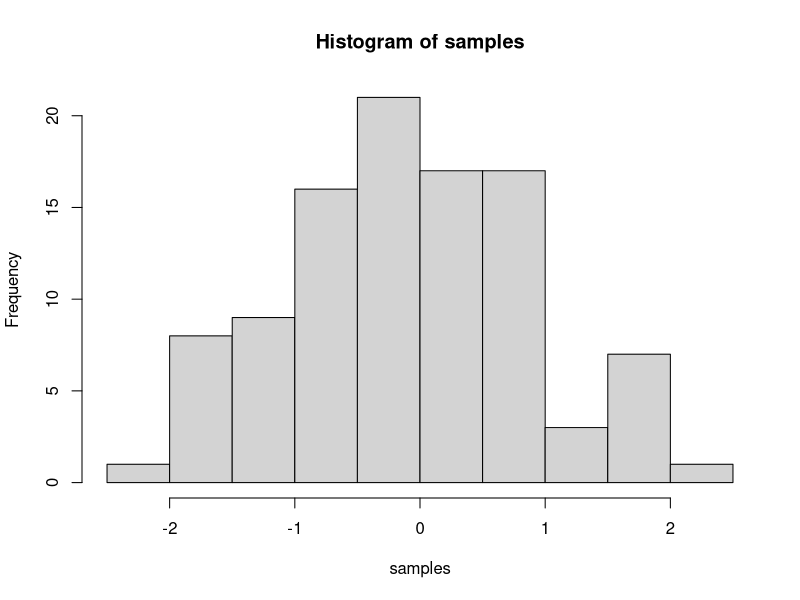
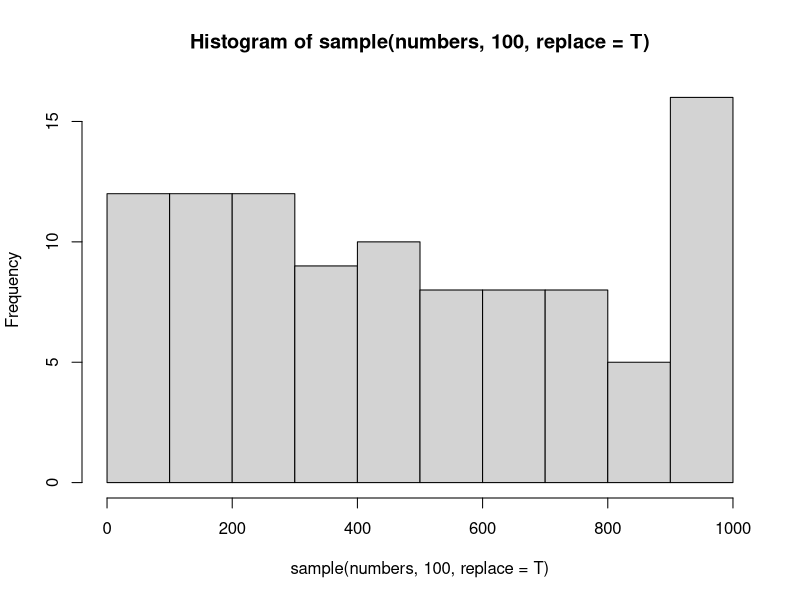

Write R code to recreate these figures, in order.
## ---- chunk 1
knitr::opts_chunk$set(message=FALSE,warning=FALSE, cache=TRUE)
## ---- chunk 2
samples <- rnorm(100, mean=0, sd=1)
hist(samples)
## ---- chunk 3
numbers <- 1:1000

# This will print the first 10 elements of the vector numbers
numbers[1:10]

# This will plot a histogram of 100 random elements of the vector numbers
hist(sample(numbers, 100, replace = T))
